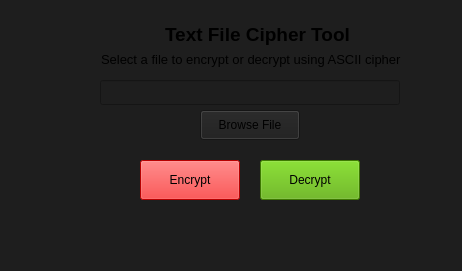
<?xml version="1.0" encoding="UTF-8"?>
<ui version="4.0">
 <class>MainWindow</class>
 <widget class="QMainWindow" name="MainWindow">
  <property name="windowModality">
   <enum>Qt::WindowModality::NonModal</enum>
  </property>
  <property name="geometry">
   <rect>
    <x>0</x>
    <y>0</y>
    <width>462</width>
    <height>271</height>
   </rect>
  </property>
  <property name="minimumSize">
   <size>
    <width>432</width>
    <height>0</height>
   </size>
  </property>
  <property name="windowTitle">
   <string>Cipher ASCII Table</string>
  </property>
  <property name="styleSheet">
   <string notr="true">background-color: rgb(30, 30, 30);</string>
  </property>
  <widget class="QWidget" name="centralwidget">
   <widget class="QPushButton" name="encryptButton">
    <property name="geometry">
     <rect>
      <x>140</x>
      <y>160</y>
      <width>100</width>
      <height>40</height>
     </rect>
    </property>
    <property name="styleSheet">
     <string notr="true">background-color: rgb(255, 0, 0);</string>
    </property>
    <property name="text">
     <string>Encrypt</string>
    </property>
    <property name="flat">
     <bool>false</bool>
    </property>
   </widget>
   <widget class="QPushButton" name="decryptButton">
    <property name="geometry">
     <rect>
      <x>260</x>
      <y>160</y>
      <width>100</width>
      <height>40</height>
     </rect>
    </property>
    <property name="styleSheet">
     <string notr="true">background-color: rgb(85, 170, 0);</string>
    </property>
    <property name="text">
     <string>Decrypt</string>
    </property>
   </widget>
   <widget class="QLabel" name="label">
    <property name="geometry">
     <rect>
      <x>160</x>
      <y>220</y>
      <width>300</width>
      <height>20</height>
     </rect>
    </property>
    <property name="text">
     <string/>
    </property>
   </widget>
   <widget class="QPushButton" name="browse_fileButton">
    <property name="geometry">
     <rect>
      <x>200</x>
      <y>110</y>
      <width>100</width>
      <height>30</height>
     </rect>
    </property>
    <property name="text">
     <string>Browse File</string>
    </property>
   </widget>
   <widget class="QLineEdit" name="lineEdit">
    <property name="geometry">
     <rect>
      <x>100</x>
      <y>80</y>
      <width>300</width>
      <height>25</height>
     </rect>
    </property>
    <property name="whatsThis">
     <string/>
    </property>
    <property name="accessibleDescription">
     <string/>
    </property>
    <property name="readOnly">
     <bool>true</bool>
    </property>
   </widget>
   <widget class="QLabel" name="label_2">
    <property name="geometry">
     <rect>
      <x>165</x>
      <y>20</y>
      <width>191</width>
      <height>30</height>
     </rect>
    </property>
    <property name="text">
     <string>&lt;html&gt;&lt;head/&gt;&lt;body&gt;&lt;p&gt;&lt;span style=&quot; font-size:14pt; font-weight:700;&quot;&gt;Text File Cipher Tool&lt;/span&gt;&lt;/p&gt;&lt;/body&gt;&lt;/html&gt;</string>
    </property>
   </widget>
   <widget class="QLabel" name="label_3">
    <property name="geometry">
     <rect>
      <x>101</x>
      <y>50</y>
      <width>311</width>
      <height>20</height>
     </rect>
    </property>
    <property name="text">
     <string>&lt;html&gt;&lt;head/&gt;&lt;body&gt;&lt;p&gt;&lt;span style=&quot; font-size:10pt;&quot;&gt;Select a file to encrypt or decrypt using ASCII cipher&lt;/span&gt;&lt;/p&gt;&lt;/body&gt;&lt;/html&gt;</string>
    </property>
   </widget>
  </widget>
  <widget class="QStatusBar" name="statusbar"/>
 </widget>
 <resources/>
 <connections/>
</ui>
